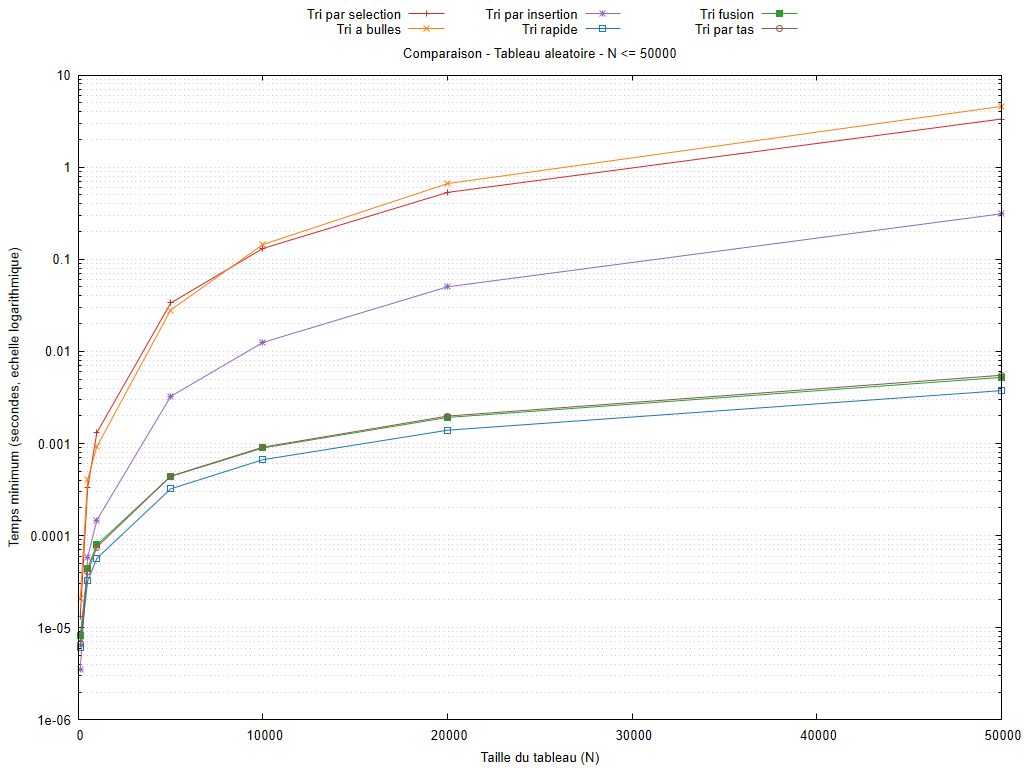

Reproduce this figure in gnuplot.
set encoding utf8
set terminal pngcairo size 1024,768 font 'Arial,10'
set output 'graphiques/20261010_184935/comparaisons/aleatoire_algos_3f_max_50000_log.png'
set datafile missing 'non_mesure'
set datafile separator ';'
set title 'Comparaison - Tableau aleatoire - N <= 50000'
set xlabel 'Taille du tableau (N)'
set ylabel 'Temps minimum (secondes, echelle logarithmique)'
set logscale y 10
set format y '%.3g'
set grid ytics mytics
set key outside top center horizontal maxcols 3
set xrange [0:50000]
plot 'resultats/20261010_184935/aleatoire.csv' every ::1 using 1:(column(1)<=50000 && column(2)>0 ? column(2) : 1/0) title 'Tri par selection' with linespoints lc rgb '#d62728', 'resultats/20261010_184935/aleatoire.csv' every ::1 using 1:(column(1)<=50000 && column(4)>0 ? column(4) : 1/0) title 'Tri a bulles' with linespoints lc rgb '#ff7f0e', 'resultats/20261010_184935/aleatoire.csv' every ::1 using 1:(column(1)<=50000 && column(6)>0 ? column(6) : 1/0) title 'Tri par insertion' with linespoints lc rgb '#9467bd', 'resultats/20261010_184935/aleatoire.csv' every ::1 using 1:(column(1)<=50000 && column(8)>0 ? column(8) : 1/0) title 'Tri rapide' with linespoints lc rgb '#1f77b4', 'resultats/20261010_184935/aleatoire.csv' every ::1 using 1:(column(1)<=50000 && column(10)>0 ? column(10) : 1/0) title 'Tri fusion' with linespoints lc rgb '#2ca02c', 'resultats/20261010_184935/aleatoire.csv' every ::1 using 1:(column(1)<=50000 && column(12)>0 ? column(12) : 1/0) title 'Tri par tas' with linespoints lc rgb '#8c564b'
unset output
